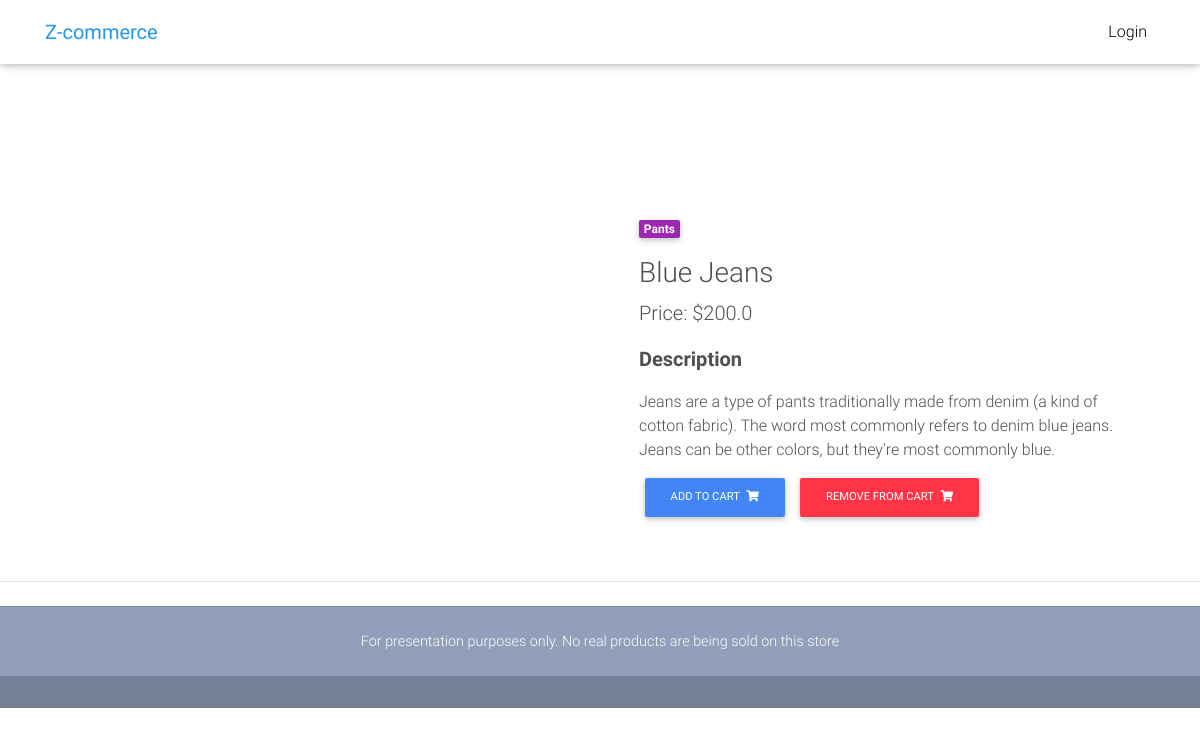
The app's page /product/blue-jeans/ with its own data.
### coreFunctionality/models.py (models this page shows, shortened)
class Item(models.Model):                  # Stores individual items that can be ordered by a user
    name = models.CharField(max_length=50)  # Name of the item
    price = models.FloatField()             # Price of the item
    category = models.CharField(max_length=2, choices=CATEGORIES, default='S')   # Category that the item is under
    label = models.CharField(max_length=1, choices=LABELCHOICES, default='P')    # Type of label that an item has (if it has one)
    slug = models.SlugField()
    description = models.TextField(default="This is a product")
    image_Url = models.TextField(default="https://mdbootstrap.com/img/Photos/Horizontal/E-commerce/Vertical/12.jpg")
    def get_Add_To_Cart_URL(self):
        return reverse('coreFunctionality:addToCartView', kwargs={'slug' : self.slug})
    def get_Remove_From_Cart_URL(self):
        return reverse('coreFunctionality:removeFromCartView', kwargs={'slug' : self.slug})

### coreFunctionality/views.py (the view)
# urls.py: path('product/<slug:slug>/', views.productPage, name="productView"),
def productPage(request, slug):
    product = get_object_or_404(Item, slug=slug)    # Returns the item with the requested slug
    context = {'item' : product}                    # Assigns the returned produce the name "item"
    return render(request, "productPage.html/", context)

### storeFront/templates/productPage.html (shortened to what this page needs)
{% extends "base.html" %}
{% load static %}
{% load cart_Template_Tag %}
{% block content %}
<body>
  <main class="mt-5 pt-4">
    <div class="container dark-grey-text mt-5">
      <div class="row wow fadeIn">
        <div class="col-md-6 mb-4">
        </div>
        <div class="col-md-6 mb-4">
          <div class="p-4">
            <div class="mb-3">
              <a href="">
                <span class="badge purple mr-1">{{item.get_category_display}}</span>
              </a>
            </div>
            <h3>{{item.name}}</h3>
            <p class="lead">
              <span>Price: ${{item.price}}</span>
            </p>
            <p class="lead font-weight-bold">Description</p>
            <p>{{item.description}}</p>
            <a href="{{item.get_Add_To_Cart_URL}}">
              <button  class="btn btn-primary btn-md my-0 p">Add to cart
                <i class="fas fa-shopping-cart ml-1"></i>
              </button>
            </a>
            <a href="{{item.get_Remove_From_Cart_URL}}">
            <button  class="btn btn-danger btn-md my-0 p">Remove from cart
              <i class="fas fa-shopping-cart ml-1"></i>
            </button>
          </a>
          </div>
        </div>
        </div>
      </div>
      <hr>
  </main>
</body>
{% endblock content %}

### storeFront/templates/base.html (style rules this page uses)
html, body, header, .carousel { height: 60vh; }

### records on screen
Item: category "Pants", name "Blue Jeans", price "200.0", description "Jeans are a type of pants traditionally made from denim (a kind of cotton fabric). The word most commonly refers to denim blue jeans. Jeans can be other colors, but they're most commonly blue."
